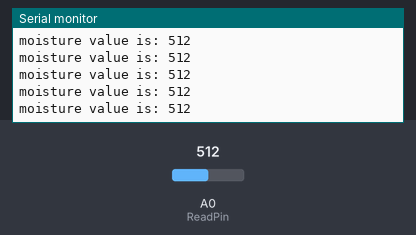
Recording of a sketch running on a simulated Arduino Uno, built with avr-gcc and run on an emulated ATmega328P. Parts: the last lines printed to the serial monitor. The test bench sets the inputs (shaded band); at power-on: A0 (ReadPin) = 512.

Above: at 1.2 s.
1.3 s: A0 (ReadPin) set to 716
At 1.31 s:
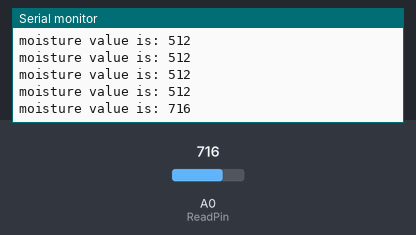
2.8 s: A0 (ReadPin) set to 900
At 2.82 s:
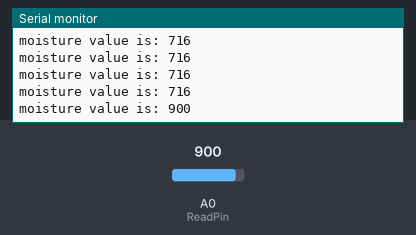
Timing chart, 0 to 5.8 s (numbered marks = the images above; inputs shaded):
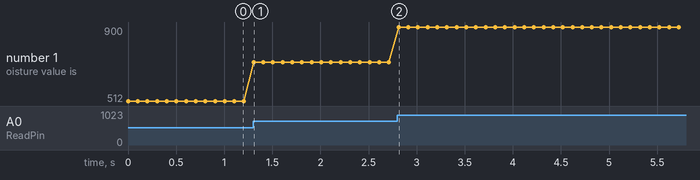

The sketch:

soilMoisture.ino
```cpp
int ReadPin=A0;
int valueRead;


void setup() {
  Serial.begin(9600);
}

void loop() {
  valueRead=analogRead(ReadPin);
  Serial.print("moisture value is: ");
  Serial.println(valueRead);

  delay(100);
}
```

Measured:
- after the input at 1.3 s, the serial monitor: prints a new line at once (image 1)
- after the input at 2.8 s, the serial monitor: prints a new line at once (image 2)
- plotted number 1: 512 → 716 after the input at 1.3 s, 716 → 900 after the input at 2.8 s
